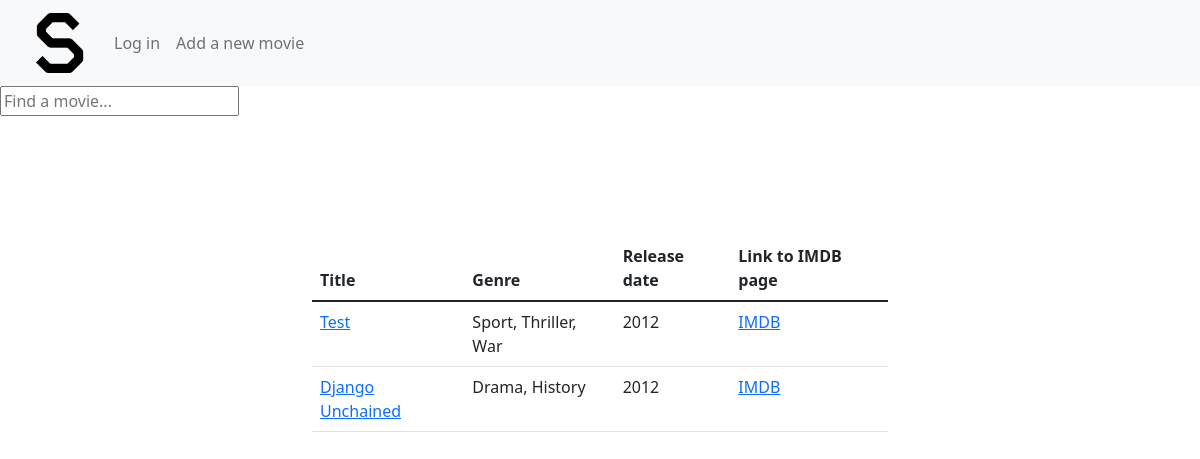
The app's page /, older data.
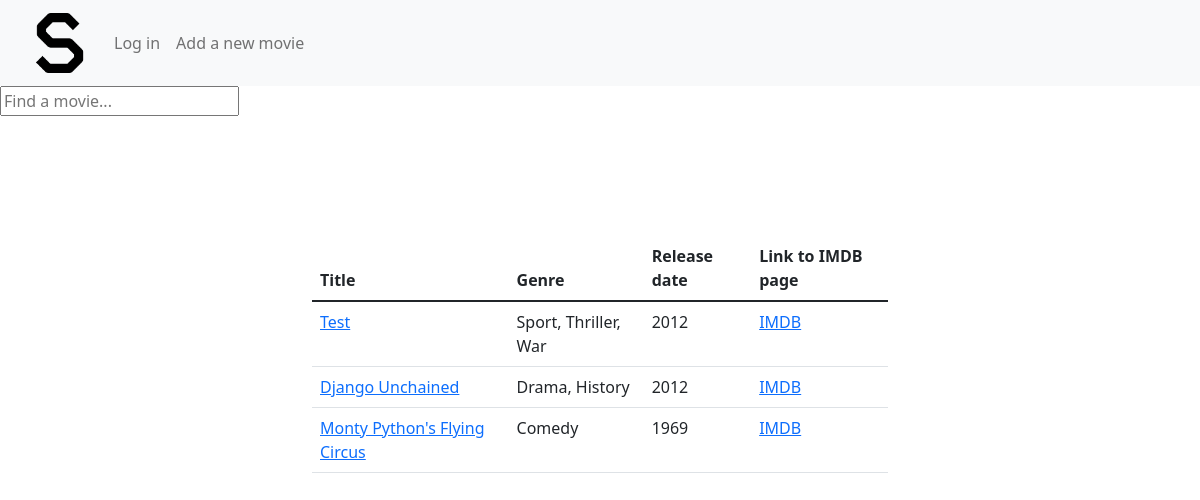
The same page, newer data.
### core/models.py (models this page shows, shortened)
class MovieList(models.Model):
    name = models.CharField(max_length=200)
    release_date = models.CharField(max_length=10)
    genre = models.ManyToManyField(GenreChoices)
    description = models.TextField(null=True, blank=True)
    imdb_link = models.CharField(max_length=100)
    def genreclean(self):
        raw = str(self.genre.values())
        regex = re.compile("(?<=: ')(.*?)(?='})")
        clean = regex.findall(raw)
        cleaner = str(clean)[1:-1].replace("'", "")
        return cleaner

### core/views.py (the view)
# urls.py: path('', views.home, name='home'),
def home(request):
    movies = MovieList.objects.filter()
    context = {'movies': movies}
    return render(request, 'core/base.html', context)

### core/templates/core/base.html
<!DOCTYPE html>
{% include 'core/navbar.html' %}
{% block content %}
    <div>
        <form>
            <input type="text" placeholder="Find a movie...">
        </form>
    </div>
    {% include 'core/list_movies_component.html' %}
{% endblock content %}

### core/templates/core/list_movies_component.html (shortened to what this page needs)
{% block content %}
    <div class="container">
        <table class="table">
            <thead>
            <tr>
                <th>Title</th>
                <th>Genre</th>
                <th>Release date</th>
                <th>Link to IMDB page</th>
            </tr>
            </thead>
            <tr>
                {% for movie in movies %}
                    <td>
                        <a href="{% url 'movie' movie.name %}">{{ movie.name }}</a>
                    </td>
                    <td>
                        {{ movie.genreclean }}
                    </td>
                    <td>
                        {{ movie.release_date }}
                    </td>
                    <td>
                        <a href="{{ movie.imdb_link }}">IMDB</a>
                    </td>
                    </tr>
                {% endfor %}
        </table>
    </div>
{% endblock content %}

Row changes from the older to the newer data that the page shows:
added MovieList: name "Monty Python's Flying Circus", genreclean "Comedy", release_date "1969"
